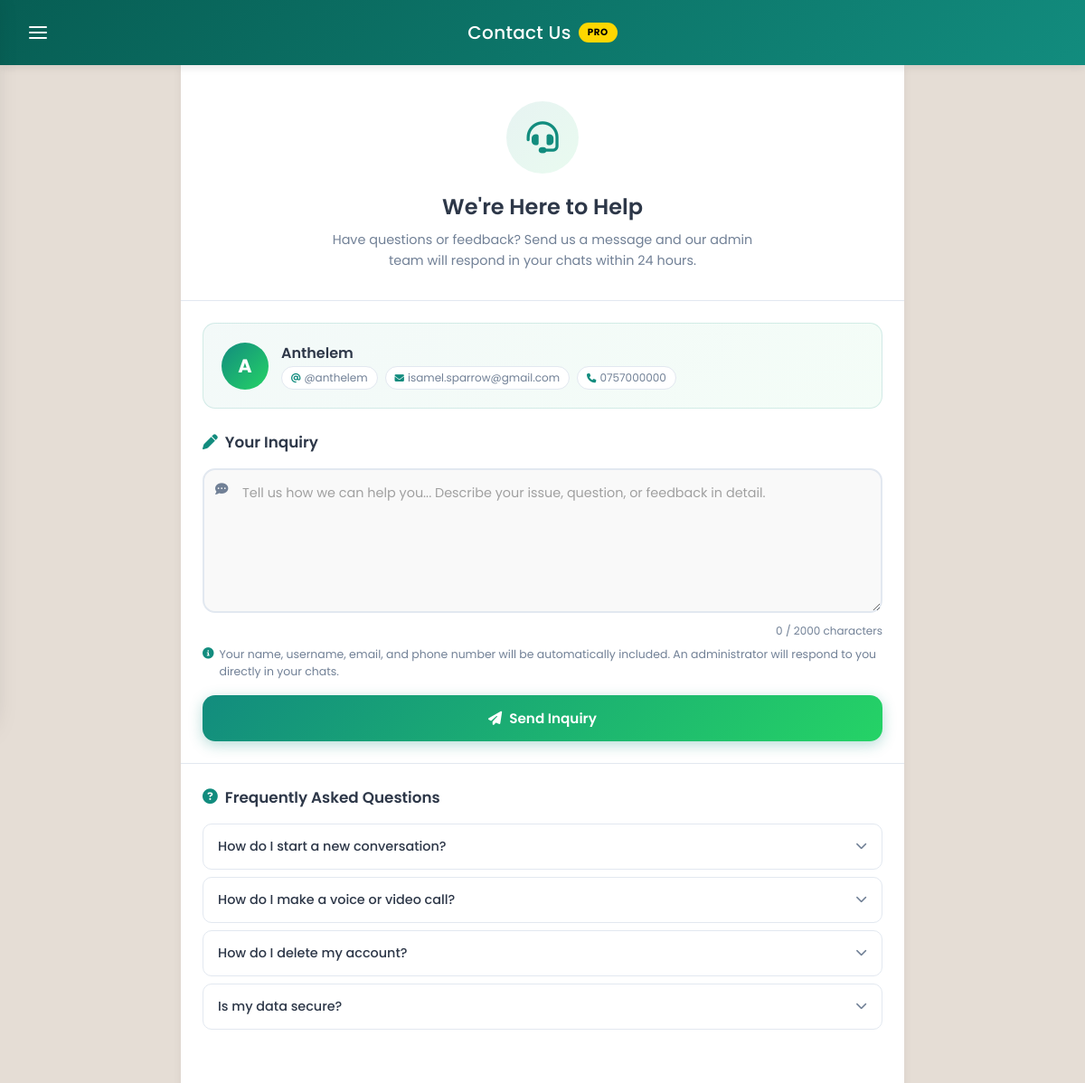
The app's page /inquiries/contact_us.php (signed in) with its own data.
### tables this page shows
CREATE TABLE `users` (
  `id` bigint(20) UNSIGNED NOT NULL,
  `uuid` char(36) NOT NULL,
  `fullname` varchar(150) NOT NULL,
  `username` varchar(50) NOT NULL,
  `email` varchar(255) NOT NULL,
  `phone` varchar(30) DEFAULT NULL,
  `password_hash` varchar(255) NOT NULL,
  `profile_photo` varchar(255) DEFAULT NULL,
  `bio` varchar(255) DEFAULT NULL,
  `status_message` varchar(255) DEFAULT 'Available',
  `role` enum('normal','admin') NOT NULL DEFAULT 'normal',
  `is_verified` tinyint(1) DEFAULT 0,
  `is_online` tinyint(1) DEFAULT 0,
  `last_seen` datetime DEFAULT NULL,
  `created_at` timestamp NOT NULL DEFAULT current_timestamp(),
  `updated_at` timestamp NOT NULL DEFAULT current_timestamp() ON UPDATE current_timestamp()
);

### inquiries/contact_us.php (the view, shortened to what this page needs)
<?php
require_once __DIR__ . '/../config/db.php';
$darkMode = isset($_COOKIE['darkMode']) && $_COOKIE['darkMode'] === 'enabled';
$current_user_id = $_SESSION['user_id'] ?? null;
$user_info = null;
if ($current_user_id) {
    $stmt = $conn->prepare("SELECT fullname, username, email, phone, profile_photo FROM users WHERE id = ?");
    $stmt->bind_param("i", $current_user_id);
    $stmt->execute();
    $user_info = $stmt->get_result()->fetch_assoc();
}
?>
<!DOCTYPE html>
<html lang="en">
<head>
    <link rel="stylesheet" href="https://cdnjs.cloudflare.com/ajax/libs/font-awesome/6.4.0/css/all.min.css">
</head>
<body class="<?= $darkMode ? 'dark-mode' : '' ?>">
<div class="contacts-header">
    <div><?php require_once __DIR__ . '/../includes/cd_hamburger.php'; ?></div>
    <div style="flex: 1; display: flex; flex-direction: column; align-items: center; justify-content: center; gap: 6px;">
        <div class="header-title">Contact Us <span class="pro-badge">PRO</span></div>
    </div>
</div>
<div class="contacts-container">
    <div class="cu-hero">
        <div class="cu-hero-icon"><i class="fas fa-headset"></i></div>
        <h2>We're Here to Help</h2>
        <p>Have questions or feedback? Send us a message and our admin team will respond in your chats within 24 hours.</p>
    </div>
    <?php if ($user_info): ?>
    <div class="cu-user-card">
        <div class="cu-user-avatar">
            <?php if (!empty($user_info['profile_photo'])): ?>
                <img src="../../uploads/profiles/<?= htmlspecialchars($user_info['profile_photo']) ?>" alt="Avatar">
            <?php else: ?>
                <?= strtoupper(substr($user_info['fullname'] ?? $user_info['username'], 0, 1)) ?>
            <?php endif; ?>
        </div>
        <div class="cu-user-details">
            <div class="cu-user-name"><?= htmlspecialchars($user_info['fullname'] ?? $user_info['username']) ?></div>
            <div class="cu-user-meta">
                <span><i class="fas fa-at"></i> @<?= htmlspecialchars($user_info['username']) ?></span>
                <?php if (!empty($user_info['email'])): ?>
                <span><i class="fas fa-envelope"></i> <?= htmlspecialchars($user_info['email']) ?></span>
                <?php endif; ?>
                <?php if (!empty($user_info['phone'])): ?>
                <span><i class="fas fa-phone"></i> <?= htmlspecialchars($user_info['phone']) ?></span>
                <?php endif; ?>
            </div>
        </div>
    </div>
    <?php endif; ?>
    <div class="cu-form-section">
        <div class="cu-form-title"><i class="fas fa-pen"></i> Your Inquiry</div>
        <form method="POST" action="" id="cuContactForm">
            <div class="cu-textarea-wrapper">
                <textarea name="inquiry" class="cu-textarea" id="cuInquiry"
                          placeholder="Tell us how we can help you... Describe your issue, question, or feedback in detail."
                          required maxlength="2000"></textarea>
            </div>
            <div class="cu-char-count"><span id="cuCharCount">0</span> / 2000 characters</div>
            <div class="cu-info-text">
                <i class="fas fa-info-circle"></i>
                <span>Your name, username, email, and phone number will be automatically included. An administrator will respond to you directly in your chats.</span>
            </div>
            <button type="submit" class="cu-submit-btn" id="cuSubmitBtn">
                <i class="fas fa-paper-plane"></i> Send Inquiry
            </button>
        </form>
    </div>
    <div class="cu-faq">
        <div class="cu-faq-title"><i class="fas fa-question-circle"></i> Frequently Asked Questions</div>
        <div class="cu-faq-item">
            <div class="cu-faq-question" onclick="toggleFaq(this)">How do I start a new conversation?<i class="fas fa-chevron-down"></i></div>
        </div>
        <div class="cu-faq-item">
            <div class="cu-faq-question" onclick="toggleFaq(this)">How do I make a voice or video call?<i class="fas fa-chevron-down"></i></div>
        </div>
        <div class="cu-faq-item">
            <div class="cu-faq-question" onclick="toggleFaq(this)">How do I delete my account?<i class="fas fa-chevron-down"></i></div>
        </div>
        <div class="cu-faq-item">
            <div class="cu-faq-question" onclick="toggleFaq(this)">Is my data secure?<i class="fas fa-chevron-down"></i></div>
        </div>
    </div>
</div>
</body>
</html>

### includes/cd_hamburger.php (style rules this page uses)
:root { --bsc-sidebar-width: 280px; --bsc-safe-area-top: env(safe-area-inset-top, 0px); --bsc-safe-area-bottom: env(safe-area-inset-bottom, 0px); }
@media (min-width: 1024px) { :root { --bsc-sidebar-width: 300px; } }

### records on screen
users: fullname "A", fullname "Anthelem", username "anthelem", email "isamel.sparrow@gmail.com", phone "0757000000"
